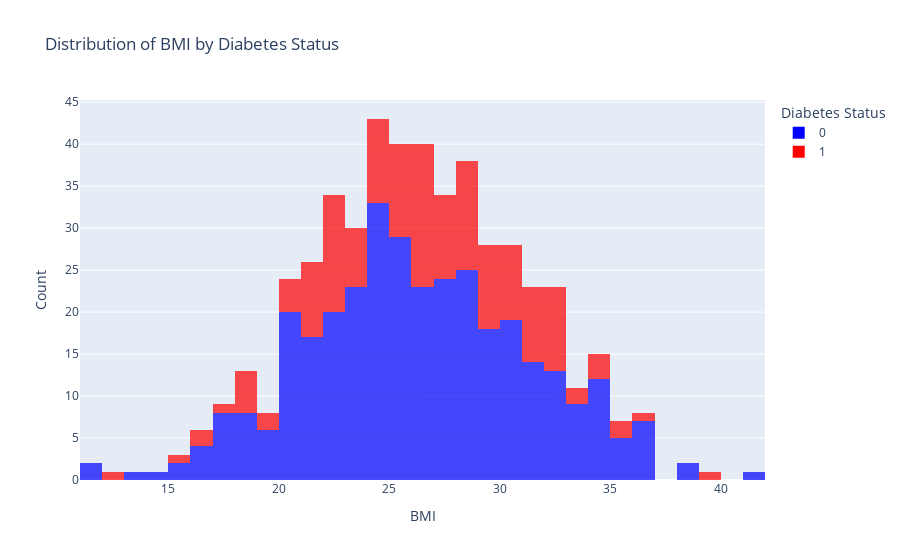

The code cell stored with this chart in its notebook:
### Markdown cell above
## # 1. Distribution of BMI by Diabetes State

### Code cell
# 1. Distribution of BMI by Diabetes State
fig1 = px.histogram(df, x="BMI", color="Diabetes_State", 
                    color_discrete_map={0: "blue", 1: "red"},
                    labels={"Diabetes_State": "Diabetes Status"},
                    title="Distribution of BMI by Diabetes Status",
                    opacity=0.7)
fig1.update_layout(xaxis_title="BMI", yaxis_title="Count")

### Figure 1 — Plotly figure (JSON) as saved in the notebook; plotly's stock layout.template omitted (floating-point values rounded to 4 significant figures; data arrays with more than 128 entries replaced by an {"elided": "..."} marker saying what was removed)
{"data": [{"bingroup": "x", "hovertemplate": "Diabetes Status=0<br>BMI=%{x}<br>count=%{y}<extra></extra>", "legendgroup": "0", "marker": {"color": "blue", "opacity": 0.7, "pattern": {"shape": ""}}, "name": "0", "orientation": "v", "showlegend": true, "type": "histogram", "x": {"elided": "346 float values"}, "xaxis": "x", "yaxis": "y"}, {"bingroup": "x", "hovertemplate": "Diabetes Status=1<br>BMI=%{x}<br>count=%{y}<extra></extra>", "legendgroup": "1", "marker": {"color": "red", "opacity": 0.7, "pattern": {"shape": ""}}, "name": "1", "orientation": "v", "showlegend": true, "type": "histogram", "x": {"elided": "154 float values"}, "xaxis": "x", "yaxis": "y"}], "layout": {"barmode": "relative", "legend": {"title": {"text": "Diabetes Status"}, "tracegroupgap": 0}, "title": {"text": "Distribution of BMI by Diabetes Status"}, "xaxis": {"anchor": "y", "domain": [0, 1], "title": {"text": "BMI"}}, "yaxis": {"anchor": "x", "domain": [0, 1], "title": {"text": "Count"}}}}
